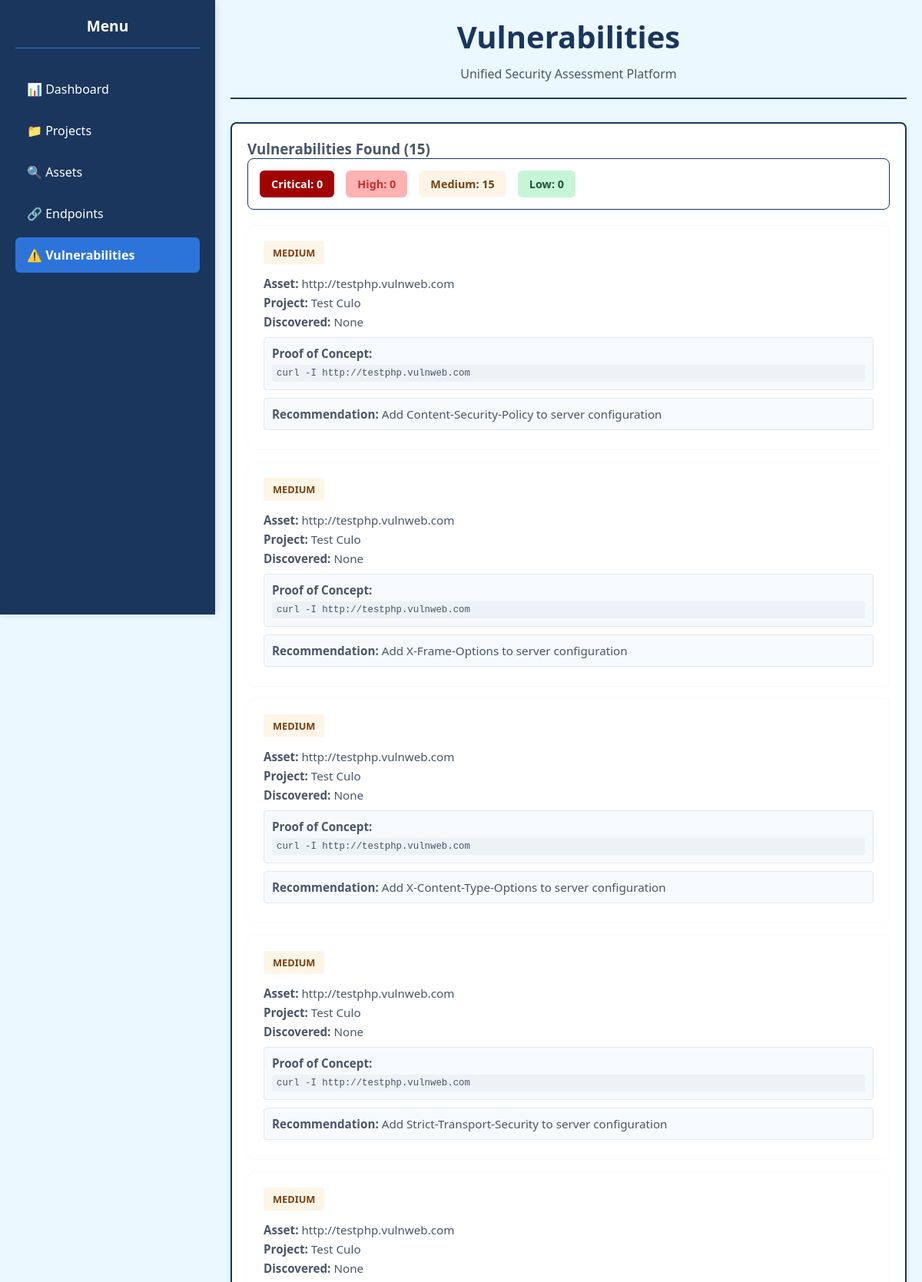
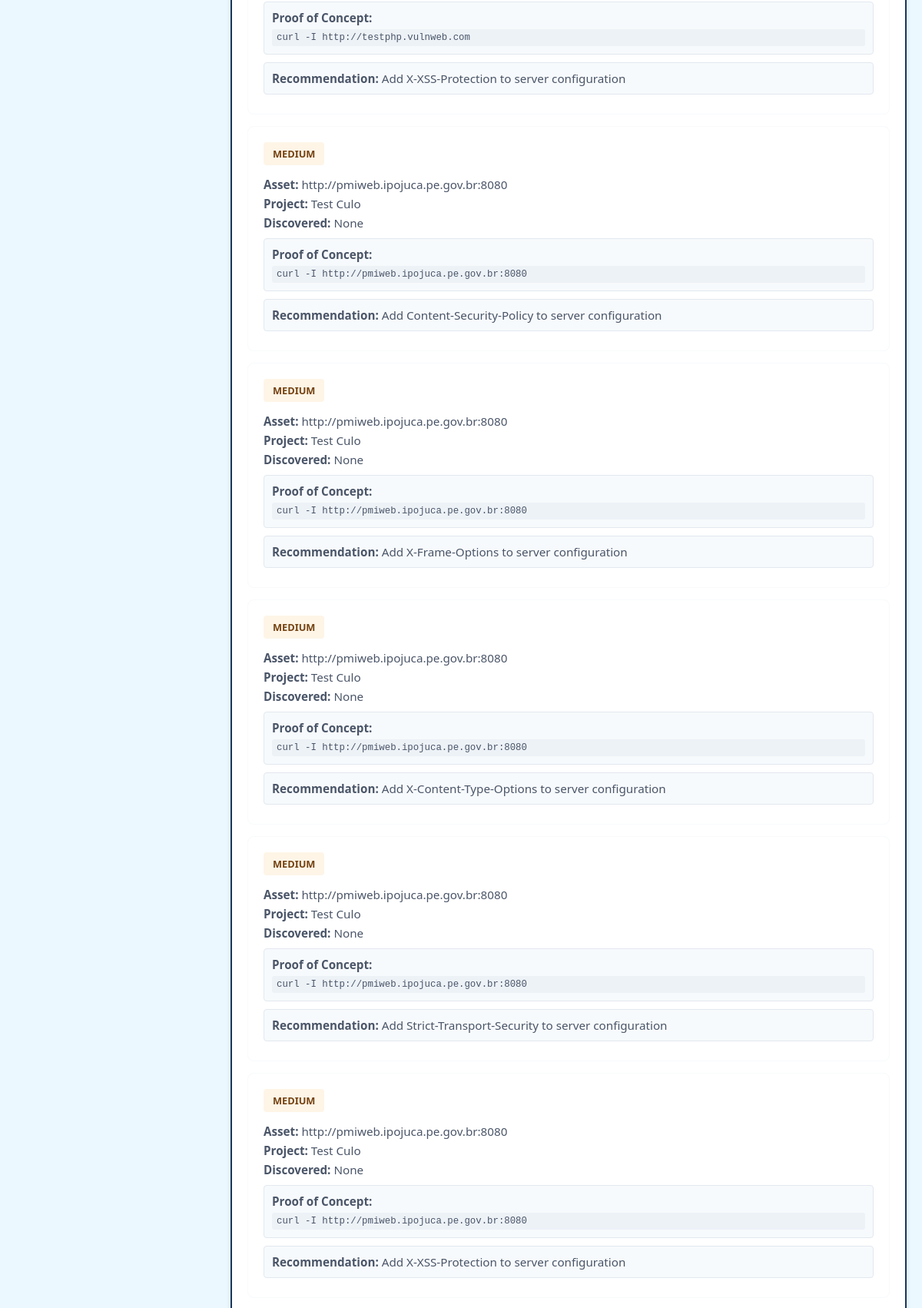
Screenshot of /vulnerabilities (signed in, upper part) with the database file from the repository (2 pictures, top to bottom).
### tables this page shows
CREATE TABLE vulnerabilities (
            id INTEGER PRIMARY KEY AUTOINCREMENT,
            type TEXT NOT NULL,
            severity TEXT,
            description TEXT,
            reference TEXT,
            proof_of_concept TEXT,
            recommendation TEXT,
            cve TEXT,
            cvss_score REAL,
            project_id INTEGER,
            asset_id INTEGER,
            discovery_date TEXT,
            FOREIGN KEY (project_id) REFERENCES projects (id),
            FOREIGN KEY (asset_id) REFERENCES assets (id)
        );

CREATE TABLE assets (
            id INTEGER PRIMARY KEY AUTOINCREMENT,
            url TEXT NOT NULL,
            technologies TEXT,
            open_ports TEXT,
            project_id INTEGER,
            discovery_date TEXT,
            FOREIGN KEY (project_id) REFERENCES projects (id)
        );

CREATE TABLE projects (
            id INTEGER PRIMARY KEY AUTOINCREMENT,
            name TEXT NOT NULL,
            created_date TEXT,
            description TEXT
        );

### dashboard/app.py (the view)
@app.route('/vulnerabilities')
@login_required
def vulnerabilities():
    project_id = request.args.get('project', type=int)
    conn = get_db_connection()
    if project_id:
        vulnerabilities = conn.execute('''
            SELECT v.*, a.url as asset_url, p.name as project_name
            FROM vulnerabilities v
            LEFT JOIN assets a ON v.asset_id = a.id
            LEFT JOIN projects p ON v.project_id = p.id
            WHERE v.project_id = ?
            ORDER BY
                CASE v.severity
                    WHEN 'critical' THEN 1
                    WHEN 'high' THEN 2
                    WHEN 'medium' THEN 3
                    WHEN 'low' THEN 4
                    ELSE 5
                END,
                v.discovery_date DESC
        ''', (project_id,)).fetchall()
    else:
        vulnerabilities = conn.execute('''
            SELECT v.*, a.url as asset_url, p.name as project_name
            FROM vulnerabilities v
            LEFT JOIN assets a ON v.asset_id = a.id
            LEFT JOIN projects p ON v.project_id = p.id
            ORDER BY
                CASE v.severity
                    WHEN 'critical' THEN 1
                    WHEN 'high' THEN 2
                    WHEN 'medium' THEN 3
                    WHEN 'low' THEN 4
                    ELSE 5
                END,
                v.discovery_date DESC
        ''').fetchall()
    conn.close()
    project_name = None
    if project_id:
        conn = get_db_connection()
        project = conn.execute('SELECT name FROM projects WHERE id = ?', (project_id,)).fetchone()
        conn.close()
        project_name = project['name'] if project else f"Project {project_id}"
    return render_template('vulnerabilities.html',
                         vulnerabilities=vulnerabilities,
                         project_name=project_name,
                         project_id=project_id)

### dashboard/app.py (called while the page is built)
def get_db_connection():
    base_dir = os.path.dirname(os.path.dirname(os.path.abspath(__file__)))
    db_path = os.path.join(base_dir, 'database', 'hellSsus.db')
    print(f"📁 CONNECTING TO: {db_path}")
    conn = sqlite3.connect(db_path)
    conn.row_factory = sqlite3.Row
    return conn

def login_required(f):
    @wraps(f)
    def decorated_function(*args, **kwargs):
        if 'user_id' not in session:
            return redirect(url_for('login'))
        return f(*args, **kwargs)
    return decorated_function

### dashboard/templates/vulnerabilities.html (shortened to what this page needs)
{% extends "base.html" %}
{% block content %}
<div class="page-header">
    <h1 class="page-title">Vulnerabilities</h1>
    <p>Unified Security Assessment Platform</p>
</div>
<div class="table-container">
    <div class="vulnerabilities-content">
        <h3>Vulnerabilities Found ({{ vulnerabilities|length }})</h3>
        {% if vulnerabilities %}
        <div class="severity-stats">
            {% set critical = vulnerabilities|selectattr('severity', 'equalto', 'critical')|list %}
            {% set high = vulnerabilities|selectattr('severity', 'equalto', 'high')|list %}
            {% set medium = vulnerabilities|selectattr('severity', 'equalto', 'medium')|list %}
            {% set low = vulnerabilities|selectattr('severity', 'equalto', 'low')|list %}
            <div class="severity-badges">
                <span class="severity-badge severity-critical">Critical: {{ critical|length }}</span>
                <span class="severity-badge severity-high">High: {{ high|length }}</span>
                <span class="severity-badge severity-medium">Medium: {{ medium|length }}</span>
                <span class="severity-badge severity-low">Low: {{ low|length }}</span>
            </div>
        </div>
        {% for vuln in vulnerabilities %}
        <div class="vulnerability-item severity-{{ vuln.severity }}">
            <div class="vuln-header">
                <span class="vuln-severity severity-{{ vuln.severity }}">{{ vuln.severity.upper() }}</span>
            </div>
            <div class="vuln-details">
                {% if vuln.asset_url %}
                <div><strong>Asset:</strong> {{ vuln.asset_url }}</div>
                {% endif %}
                {% if vuln.project_name %}
                <div><strong>Project:</strong> {{ vuln.project_name }}</div>
                {% endif %}
                <div><strong>Discovered:</strong> {{ vuln.discovery_date }}</div>
                {% if vuln.proof_of_concept %}
                <div class="vuln-poc">
                    <strong>Proof of Concept:</strong>
                    <code>{{ vuln.proof_of_concept }}</code>
                </div>
                {% endif %}
                {% if vuln.recommendation %}
                <div class="vuln-recommendation">
                    <strong>Recommendation:</strong> {{ vuln.recommendation }}
                </div>
                {% endif %}
            </div>
        </div>
        {% endfor %}
        {% else %}
        <div class="no-vulnerabilities">
            <p>No vulnerabilities found.</p>
            <p>Run a scan with HellScanner to discover vulnerabilities.</p>
        </div>
        {% endif %}
    </div>
</div>
{% endblock %}

### dashboard/static/css/style.css (style rules this page uses)
:root { --dark-blue: #1a365d; --medium-blue: #2d74da; --light-blue: #ebf8ff; --white: #ffffff; --light-gray: #f7fafc; --gray: #4a5568; }
* { margin: 0; padding: 0; box-sizing: border-box; }
body { font-family: 'Segoe UI', Tahoma, Geneva, Verdana, sans-serif; background: var(--light-blue); color: var(--gray); }
.page-header { text-align: center; border-bottom: 2px solid var(--dark-blue); padding-bottom: 20px; margin-bottom: 30px; }
.page-title { font-size: 2.5em; color: var(--dark-blue); margin-bottom: 10px; }
.table-container { background: var(--white); border-radius: 8px; border: 2px solid var(--dark-blue); box-shadow: 0 4px 6px rgba(0,0,0,0.1); overflow: hidden; }
.vulnerabilities-content { padding: 20px; }
.severity-stats { margin-bottom: 20px; padding: 15px; background: var(--white); border-radius: 8px; border: 1px solid var(--dark-blue); }
.severity-badges { display: flex; gap: 15px; flex-wrap: wrap; }
.severity-badge { padding: 8px 15px; border-radius: 6px; font-weight: bold; font-size: 0.9em; }
.severity-critical { background: #A10202; color: #ffffff; }
.severity-high { background: #feb2b2; color: #c53030; }
.severity-medium { background: #fef5e7; color: #744210; }
.severity-low { background: #c6f6d5; color: #22543d; }
.vulnerability-item { padding: 20px; margin-bottom: 15px; border-radius: 8px; border: 1px solid var(--light-gray); background: var(--white); }
.vuln-header { display: flex; align-items: center; gap: 10px; margin-bottom: 10px; flex-wrap: wrap; }
.vuln-severity { padding: 6px 12px; border-radius: 4px; font-weight: bold; font-size: 0.8em; text-transform: uppercase; }
.vuln-details { font-size: 0.95em; color: var(--gray); }
.vuln-details div { margin-bottom: 5px; }
.vuln-poc, .vuln-recommendation { margin-top: 10px; padding: 10px; background: #f7fafc; border-radius: 4px; border: 1px solid #e2e8f0; }
.vuln-poc code { font-family: monospace; background: #edf2f7; padding: 4px 6px; border-radius: 3px; display: block; margin-top: 5px; }

### rows the page displays
vulnerabilities: severity "MEDIUM", asset_url "http://testphp.vulnweb.com", project_name "Test Culo", discovery_date "None", proof_of_concept "curl -I http://testphp.vulnweb.com", recommendation "Add Content-Security-Policy to server configuration"
vulnerabilities: severity "MEDIUM", asset_url "http://testphp.vulnweb.com", project_name "Test Culo", discovery_date "None", proof_of_concept "curl -I http://testphp.vulnweb.com", recommendation "Add X-Frame-Options to server configuration"
vulnerabilities: severity "MEDIUM", asset_url "http://testphp.vulnweb.com", project_name "Test Culo", discovery_date "None", proof_of_concept "curl -I http://testphp.vulnweb.com", recommendation "Add X-Content-Type-Options to server configuration"
vulnerabilities: severity "MEDIUM", asset_url "http://testphp.vulnweb.com", project_name "Test Culo", discovery_date "None", proof_of_concept "curl -I http://testphp.vulnweb.com", recommendation "Add Strict-Transport-Security to server configuration"
vulnerabilities: severity "MEDIUM", asset_url "http://testphp.vulnweb.com", project_name "Test Culo", discovery_date "None", proof_of_concept "curl -I http://testphp.vulnweb.com", recommendation "Add X-XSS-Protection to server configuration"
vulnerabilities: severity "MEDIUM", asset_url "http://pmiweb.ipojuca.pe.gov.br:8080", project_name "Test Culo", discovery_date "None", proof_of_concept "curl -I http://pmiweb.ipojuca.pe.gov.br:8080", recommendation "Add Content-Security-Policy to server configuration"
vulnerabilities: severity "MEDIUM", asset_url "http://pmiweb.ipojuca.pe.gov.br:8080", project_name "Test Culo", discovery_date "None", proof_of_concept "curl -I http://pmiweb.ipojuca.pe.gov.br:8080", recommendation "Add X-Frame-Options to server configuration"
vulnerabilities: severity "MEDIUM", asset_url "http://pmiweb.ipojuca.pe.gov.br:8080", project_name "Test Culo", discovery_date "None", proof_of_concept "curl -I http://pmiweb.ipojuca.pe.gov.br:8080", recommendation "Add X-Content-Type-Options to server configuration"
vulnerabilities: severity "MEDIUM", asset_url "http://pmiweb.ipojuca.pe.gov.br:8080", project_name "Test Culo", discovery_date "None", proof_of_concept "curl -I http://pmiweb.ipojuca.pe.gov.br:8080", recommendation "Add Strict-Transport-Security to server configuration"
vulnerabilities: severity "MEDIUM", asset_url "http://pmiweb.ipojuca.pe.gov.br:8080", project_name "Test Culo", discovery_date "None", proof_of_concept "curl -I http://pmiweb.ipojuca.pe.gov.br:8080", recommendation "Add X-XSS-Protection to server configuration"

### other values shown
{{ vulnerabilities|length }} "15"
{{ critical|length }} "0"
{{ high|length }} "0"
{{ medium|length }} "15"
{{ low|length }} "0"
